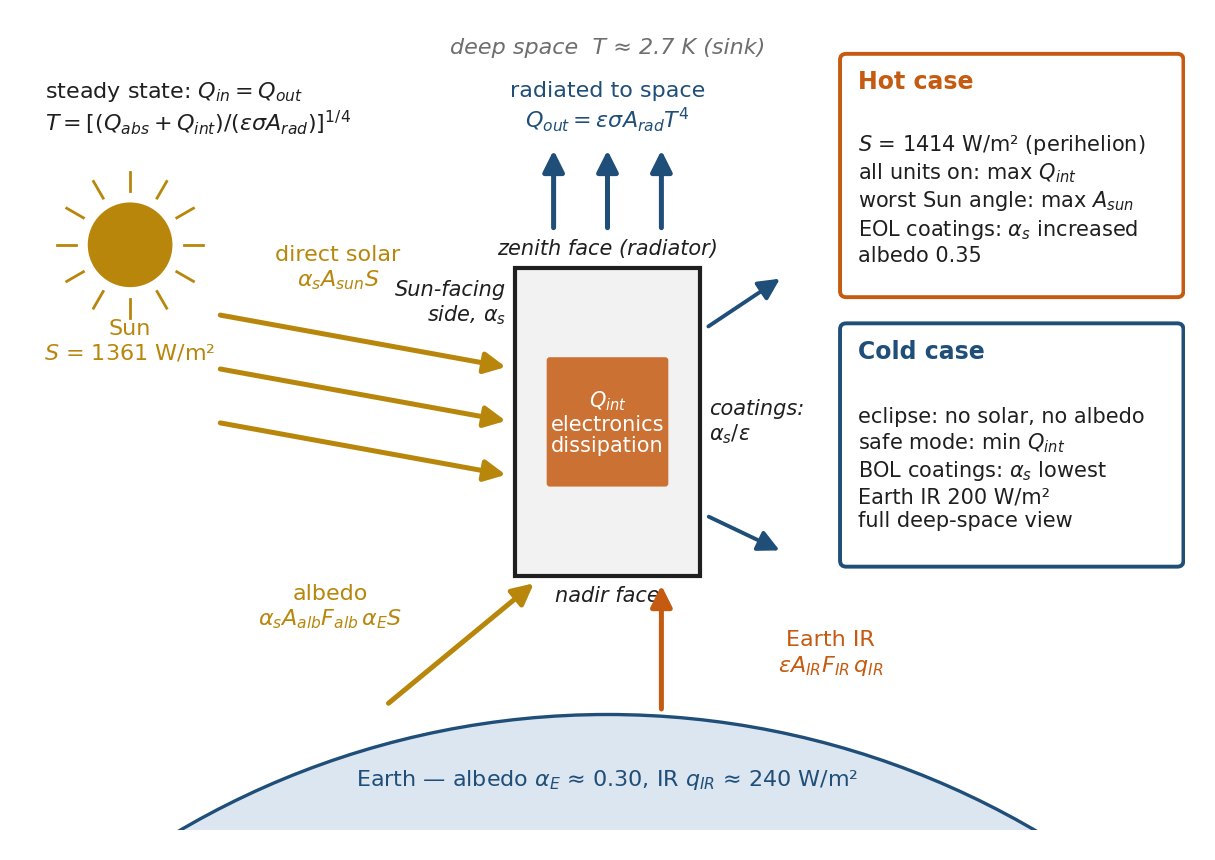

The Python source for this figure:
"""Thermal energy-balance schematic for a CubeSat in LEO (Ch 9 §9.4).

A 3U body with the four inputs of §9.4.2 (direct solar, Earth albedo, Earth IR,
internal dissipation) and the single output (radiation to deep space), with
the hot-case and cold-case conditions of §9.4.5 annotated. Flux values are the
§9.4.2 numbers.
"""
from pathlib import Path

import numpy as np
import matplotlib.pyplot as plt
from matplotlib.patches import FancyBboxPatch, FancyArrowPatch, Circle, Wedge, Rectangle
from oer_style import apply_style, COLORS, save

apply_style()

fig, ax = plt.subplots(figsize=(7.5, 5.2))
ax.set_xlim(0, 15)
ax.set_ylim(0, 10.4)
ax.set_aspect("equal")
ax.axis("off")

# --- deep space background label ----------------------------------------
ax.text(7.5, 10.3, "deep space  T ≈ 2.7 K (sink)", ha="center", va="top", fontsize=8,
        color=COLORS["grey"], style="italic")

# --- Earth (bottom) --------------------------------------------------------
earth_c = (7.5, -9.5)
ax.add_patch(Wedge(earth_c, 11.0, 0, 180, facecolor="#dbe6f0", edgecolor=COLORS["accent"],
                   linewidth=1.2))
ax.text(7.5, 0.5, "Earth — albedo $\\alpha_E$ ≈ 0.30, IR $q_{IR}$ ≈ 240 W/m²", ha="center", va="bottom",
        fontsize=8, color=COLORS["accent"])

# --- Sun (left) -----------------------------------------------------------
sun = (1.3, 7.6)
ax.add_patch(Circle(sun, 0.55, facecolor=COLORS["accent_5"], edgecolor="none"))
for a in np.linspace(0, 2 * np.pi, 12, endpoint=False):
    ax.plot([sun[0] + 0.7 * np.cos(a), sun[0] + 0.95 * np.cos(a)],
            [sun[1] + 0.7 * np.sin(a), sun[1] + 0.95 * np.sin(a)], color=COLORS["accent_5"], lw=1)
ax.text(1.3, 6.65, "Sun\n$S$ = 1361 W/m²", ha="center", va="top", fontsize=8,
        color=COLORS["accent_5"])

# --- CubeSat body (3U, side view) -------------------------------------------
bx, by, bw, bh = 6.3, 3.3, 2.4, 4.0
ax.add_patch(Rectangle((bx, by), bw, bh, facecolor="#f2f2f2", edgecolor=COLORS["ink"],
                       linewidth=1.5, zorder=3))
# internal electronics block
ax.add_patch(FancyBboxPatch((bx + 0.45, by + 1.2), bw - 0.9, 1.6, boxstyle="round,pad=0.04",
                            facecolor=COLORS["accent_2"], edgecolor="none", alpha=0.85, zorder=4))
ax.text(bx + bw / 2, by + 2.0, "$Q_{int}$\nelectronics\ndissipation", ha="center", va="center",
        fontsize=7.5, color="white", zorder=5, linespacing=1.1)
ax.text(bx + bw / 2, by + bh + 0.12, "zenith face (radiator)", ha="center", va="bottom",
        fontsize=7.5, color=COLORS["ink"], style="italic")
ax.text(bx + bw / 2, by - 0.12, "nadir face", ha="center", va="top", fontsize=7.5,
        color=COLORS["ink"], style="italic")
ax.text(bx - 0.12, by + bh - 0.45, "Sun-facing\nside, $\\alpha_s$", ha="right", va="center", fontsize=7.5,
        color=COLORS["ink"], style="italic")
ax.text(bx + bw + 0.12, by + bh / 2, "coatings:\n$\\alpha_s/\\varepsilon$", ha="left", va="center", fontsize=7.5,
        color=COLORS["ink"], style="italic")


def arrow(p, q, color, label=None, lx=0, ly=0, lw=2.2, ha="center"):
    ax.add_patch(FancyArrowPatch(p, q, arrowstyle="-|>", mutation_scale=16, color=color,
                                 linewidth=lw, zorder=6))
    if label:
        ax.text((p[0] + q[0]) / 2 + lx, (p[1] + q[1]) / 2 + ly, label, ha=ha, va="center",
                fontsize=8, color=color, zorder=7,
                bbox=dict(boxstyle="round,pad=0.15", facecolor="white", edgecolor="none"))


# direct solar (three parallel rays from the Sun)
for dy in (-0.7, 0.0, 0.7):
    arrow((2.4, 6.0 + dy), (bx - 0.05, 5.3 + dy), COLORS["accent_5"], lw=1.8)
ax.text(4.0, 7.3, "direct solar\n$\\alpha_s A_{sun} S$", ha="center", va="center", fontsize=8,
        color=COLORS["accent_5"])

# albedo (reflected sunlight from Earth, angled up-right into the nadir/side faces)
arrow((4.6, 1.6), (bx + 0.3, by - 0.05), COLORS["accent_5"], lw=1.8)
ax.text(3.9, 2.9, "albedo\n$\\alpha_s A_{alb} F_{alb}\\, \\alpha_E S$", ha="center", va="center", fontsize=8,
        color=COLORS["accent_5"])
# Earth IR (straight up into the nadir face)
arrow((bx + bw - 0.5, 1.5), (bx + bw - 0.5, by - 0.05), COLORS["accent_2"], lw=1.8)
ax.text(10.4, 2.3, "Earth IR\n$\\varepsilon A_{IR} F_{IR}\\, q_{IR}$", ha="center", va="center", fontsize=8,
        color=COLORS["accent_2"])

# radiation to space (several outward arrows from the zenith and side faces)
for x in (bx + 0.5, bx + bw / 2, bx + bw - 0.5):
    arrow((x, by + bh + 0.45), (x, by + bh + 1.6), COLORS["accent"], lw=1.8)
arrow((bx + bw + 0.05, by + 3.2), (bx + bw + 1.1, by + 3.9), COLORS["accent"], lw=1.4)
arrow((bx + bw + 0.05, by + 0.8), (bx + bw + 1.1, by + 0.3), COLORS["accent"], lw=1.4)
ax.text(bx + bw / 2, by + bh + 1.75, "radiated to space\n$Q_{out} = \\varepsilon \\sigma A_{rad} T^4$",
        ha="center", va="bottom", fontsize=8, color=COLORS["accent"])

# --- hot / cold case boxes ---------------------------------------------------
def case_box(x, y, w, h, title, lines, col):
    ax.add_patch(FancyBboxPatch((x, y), w, h, boxstyle="round,pad=0.08", facecolor="white",
                                edgecolor=col, linewidth=1.4, zorder=8))
    ax.text(x + 0.15, y + h - 0.28, title, ha="left", va="center", fontsize=8.5,
            fontweight="bold", color=col, zorder=9)
    ax.text(x + 0.15, y + (h - 0.5) / 2 - 0.05, lines, ha="left", va="center", fontsize=7.5,
            color=COLORS["ink"], zorder=9, linespacing=1.25)


case_box(10.6, 7.0, 4.3, 3.0, "Hot case",
         "$S$ = 1414 W/m² (perihelion)\nall units on: max $Q_{int}$\nworst Sun angle: max $A_{sun}$\n"
         "EOL coatings: $\\alpha_s$ increased\nalbedo 0.35", COLORS["accent_2"])
case_box(10.6, 3.5, 4.3, 3.0, "Cold case",
         "eclipse: no solar, no albedo\nsafe mode: min $Q_{int}$\nBOL coatings: $\\alpha_s$ lowest\n"
         "Earth IR 200 W/m²\nfull deep-space view", COLORS["accent"])

ax.text(0.2, 9.75, "steady state: $Q_{in} = Q_{out}$\n$T = [(Q_{abs} + Q_{int})/(\\varepsilon\\sigma A_{rad})]^{1/4}$",
        ha="left", va="top", fontsize=8, color=COLORS["ink"])

save(fig, Path(__file__).stem)
